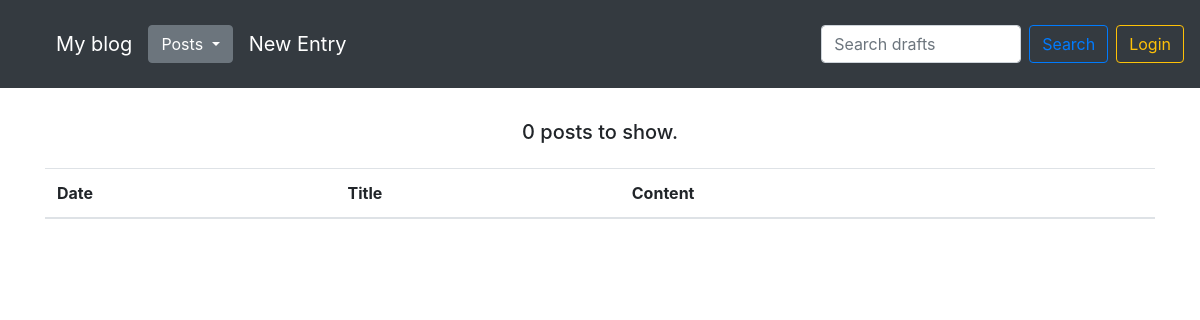
Page /search_drafts/ on the earlier database version.
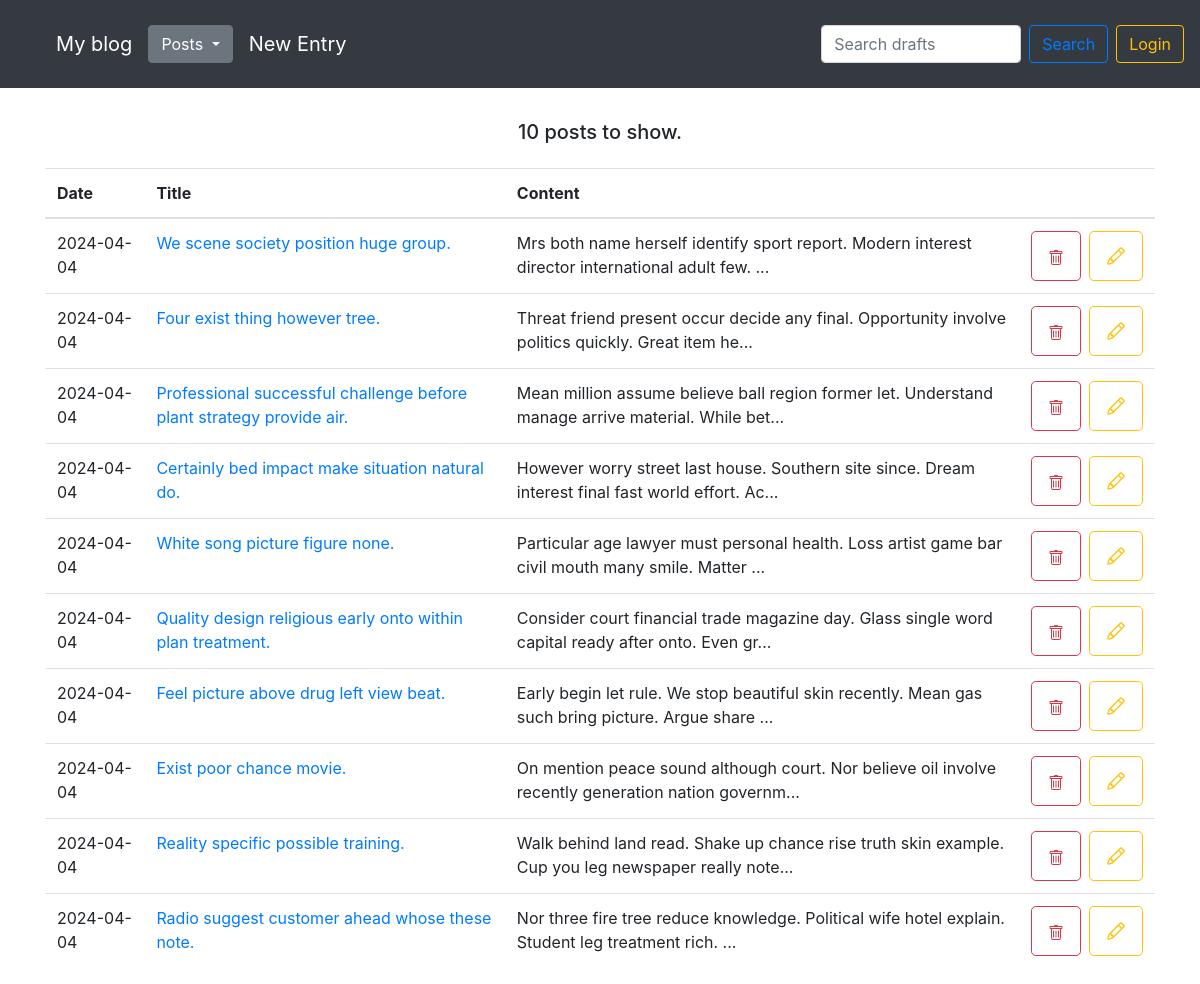
Same page on the later database version.
### blog/models.py (models this page shows)
class Entry(db.Model):
    id = db.Column(db.Integer, primary_key=True)
    title = db.Column(db.String(80), nullable=False)
    content = db.Column(db.Text, nullable=False)
    creation_date = db.Column(db.DateTime, nullable=False,
                              default=datetime.utcnow)
    is_published= db.Column(db.Boolean, default=False)
    comments = db.relationship("Comment", backref="entry")
    category_id = db.Column(db.Integer, db.ForeignKey('category.id'))

### blog/routes.py (the view)
@app.route('/search_drafts/')
def search_drafts():
    clear_caterogies_db()
    search_query = request.args.get("q", "")
    drafts = search_posts_by_search_query_and_is_published(search_query, False)
    return render_template("drafts.html",
                           drafts=drafts,
                           counter=drafts.count(),
                           search_query=search_query)

### blog/routes.py (called while the page is built)
@app.context_processor
def inject_template_name():
    return {'template_name': g.get('template_name', 'unknown')}

### blog/utils.py (called while the page is built)
def search_posts_by_search_query_and_is_published(search_query, is_published):
    if search_query:
        return Entry.query.filter(
            (Entry.is_published == is_published) & (Entry.title.contains(search_query))
        ).order_by(Entry.creation_date.desc())
    else:
        return Entry.query.filter_by(is_published=is_published).order_by(Entry.creation_date.desc())

def clear_caterogies_db():
    all_entries = Entry.query.all()
    all_categories = Category.query.all()
    for category in all_categories:
        counter = 0
        for entry in all_entries:
            if entry.category_id == category.id:
                counter += 1
        if counter == 0:
            db.session.delete(category)
            db.session.commit()

### blog/templates/drafts.html (shortened to what this page needs)
{% set template_name = 'drafts' %}
{% extends "base.html" %}
{% block content %}
<div class="d-flex flex-column justify-content-center align-items-center">
  {% if search_query %}
    <h4>Search results for: {{ search_query }}</h4>
    <h5 class="mt-1 mb-4">Found {{ counter }} posts.</h5>
  {% else %}
    <h5 class="mt-1 mb-4">{{ counter }} posts to show.</h5>
  {% endif %}
</div>
<table class="table">
  <thead>
    <tr>
      <th scope="col">Date</th>
      <th scope="col">Title</th>
      <th scope="col">Content</th>
      <th scope="col"></th>
    </tr>
  </thead>
  <tbody>
  {% for post in drafts %}
    <tr>
      <td>
        {{ post.creation_date.strftime('%Y-%m-%d') }}
      </td>
      <td>
        <a href="{{ url_for('edit_entry', entry_id=post.id) }}">
          {{ post.title }}
        </a>
        </td>
        <td>{{ post.content|truncate(100, true) }}</td>
        <td>
          <div class="d-flex flex-row justify-content-end align-items-center gap-2">
            <form class="mr-2" action="/delete-post/{{ post.id }}" method="POST">
              <button type="submit" class="btn btn-outline-danger btn-lg">
              </button>
            </form>
            <form action="/edit-post/{{ post.id }}" method="POST">
              <button type="submit" class="btn btn-outline-warning btn-lg">
              </button>
            </form>
          </div>
        </td>
      </tr>
  {% endfor %}
  </tbody>
</table>
{% endblock %}

### blog/templates/base.html (shortened to what this page needs)
<!doctype html>
<html lang="en">
<head>
  <link rel="stylesheet" href="https://stackpath.bootstrapcdn.com/bootstrap/4.5.0/css/bootstrap.min.css"
>
    <link rel="stylesheet" href="{{ url_for('static', filename='css/styles.css') }}">
</head>
<body>
<nav class="navbar navbar-expand-md navbar-dark bg-dark fixed-top d-flex flex-row justify-content-between align-items-center">
  <div class="collapse navbar-collapse d-flex flex-row align-items-end justify-content-start mt-3" id="navbarsExampleDefault">
    <ul class="d-flex flex-row align-items-center justify-content-center">
      <li><a class="navbar-brand" href="/">My blog</a></li>
      <li>
      <div class="btn-group">
        <button type="button" class="btn btn-secondary dropdown-toggle" data-toggle="dropdown" aria-haspopup="true" aria-expanded="false">
          Posts
        </button>
      </li>
      <li><a class="navbar-brand ml-3" href="/new-post/">New Entry</a></li>
    </ul>
  </div>
  {% if template_name == 'homepage' %}
  <form class="form-inline my-2 my-lg-0 mr-2" action="{{ url_for('search_posts') }}" method="GET">
    <input class="form-control mr-sm-2 search_input" type="text" value="{% if search_query %}{{ search_query }}{% endif %}" placeholder="Search posts" aria-label="Search" name="q">
    <button class="btn btn-outline-primary my-2 my-sm-0" type="submit">Search</button>
  </form>
  {% elif template_name == 'drafts' %}
  <form class="form-inline my-2 my-lg-0 mr-2" action="{{ url_for('search_drafts') }}" method="GET">
    <input class="form-control mr-sm-2 search_input" type="text" value="{% if search_query %}{{ search_query }}{% endif %}" placeholder="Search drafts" aria-label="Search" name="q">
    <button class="btn btn-outline-primary my-2 my-sm-0" type="submit">Search</button>
  </form>
  {% endif %}
  {% if session.logged_in %}
  <form class="form-inline my-2 my-lg-0" action="{{ url_for('logout') }}" method="POST">
    <button class="btn btn-outline-warning my-2 my-sm-0" type="submit">Logout</button>
  </form>
  {% else %}
  <a href="{{ url_for('login') }}" class="btn btn-outline-warning my-2 my-lg-0">Login</a>
  {% endif %}
</nav>
<main role="main" class="container">
  {% block content %}
  {% endblock %}
</main>
</html>

### blog/templates/css/styles.css (style rules this page uses)
body { padding-top: 5rem; }
main { margin-top: 36px; }
ul { list-style-type: none; }
.btn-outline-danger.btn-lg, .btn-outline-warning.btn-lg { min-height: 50px; }
.search_input { max-width: 200px; }

Differences in the rows shown:
added Entry: creation_date "2024-04-04", title "We scene society position huge group.", content "Mrs both name herself identify sport report. Modern interest director international adult few. ..."
added Entry: creation_date "2024-04-04", title "Four exist thing however tree.", content "Threat friend present occur decide any final. Opportunity involve politics quickly. Great item he..."
added Entry: creation_date "2024-04-04", title "Professional successful challenge before plant strategy provide air.", content "Mean million assume believe ball region former let. Understand manage arrive material. While bet..."
added Entry: creation_date "2024-04-04", title "Certainly bed impact make situation natural do.", content "However worry street last house. Southern site since. Dream interest final fast world effort. Ac..."
added Entry: creation_date "2024-04-04", title "White song picture figure none.", content "Particular age lawyer must personal health. Loss artist game bar civil mouth many smile. Matter ..."
added Entry: creation_date "2024-04-04", title "Quality design religious early onto within plan treatment.", content "Consider court financial trade magazine day. Glass single word capital ready after onto. Even gr..."
added Entry: creation_date "2024-04-04", title "Feel picture above drug left view beat.", content "Early begin let rule. We stop beautiful skin recently. Mean gas such bring picture. Argue share ..."
added Entry: creation_date "2024-04-04", title "Exist poor chance movie.", content "On mention peace sound although court. Nor believe oil involve recently generation nation governm..."
added Entry: creation_date "2024-04-04", title "Reality specific possible training.", content "Walk behind land read. Shake up chance rise truth skin example. Cup you leg newspaper really note..."
added Entry: creation_date "2024-04-04", title "Radio suggest customer ahead whose these note.", content "Nor three fire tree reduce knowledge. Political wife hotel explain. Student leg treatment rich. ..."
Other differences:
{{ counter }}: "0" → "10"
